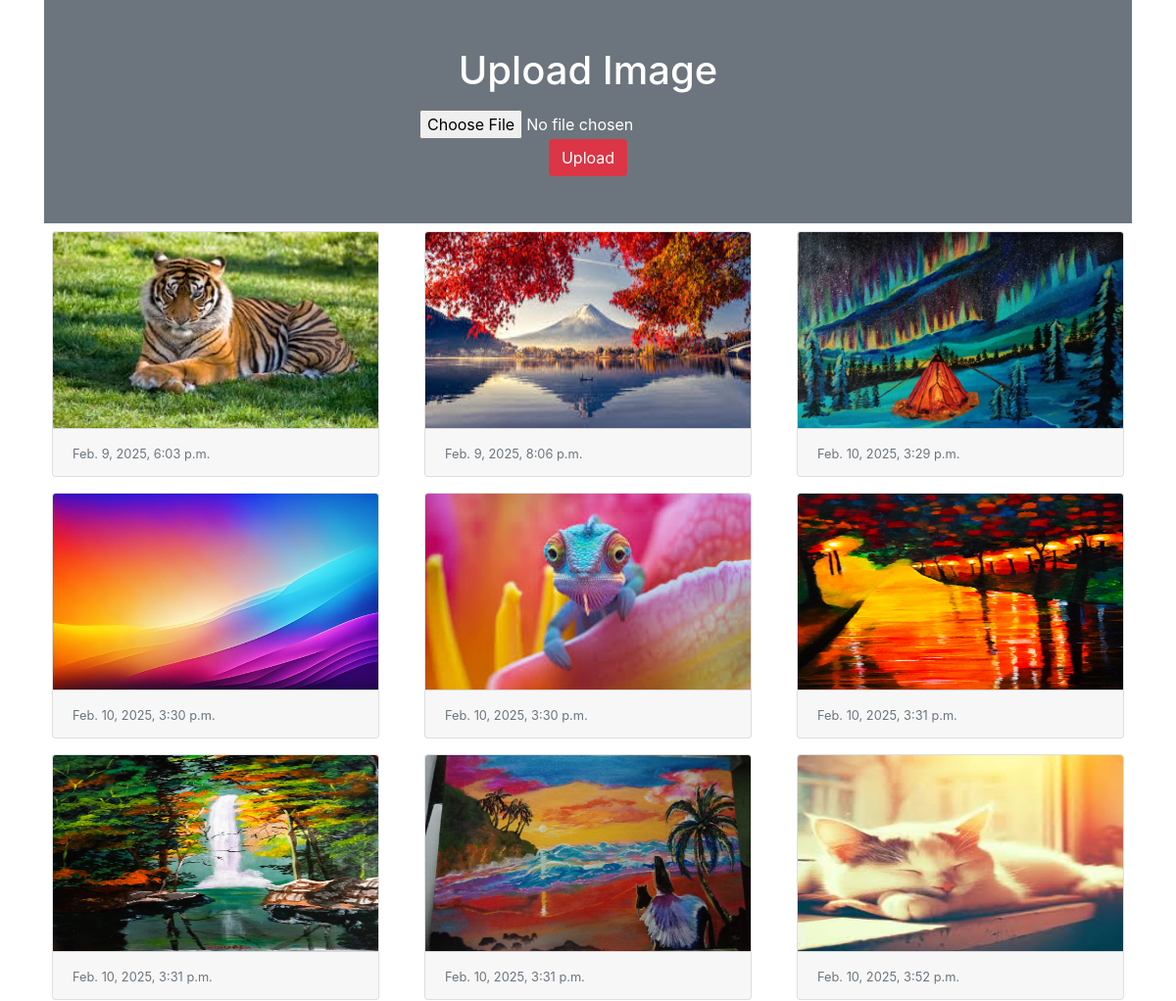
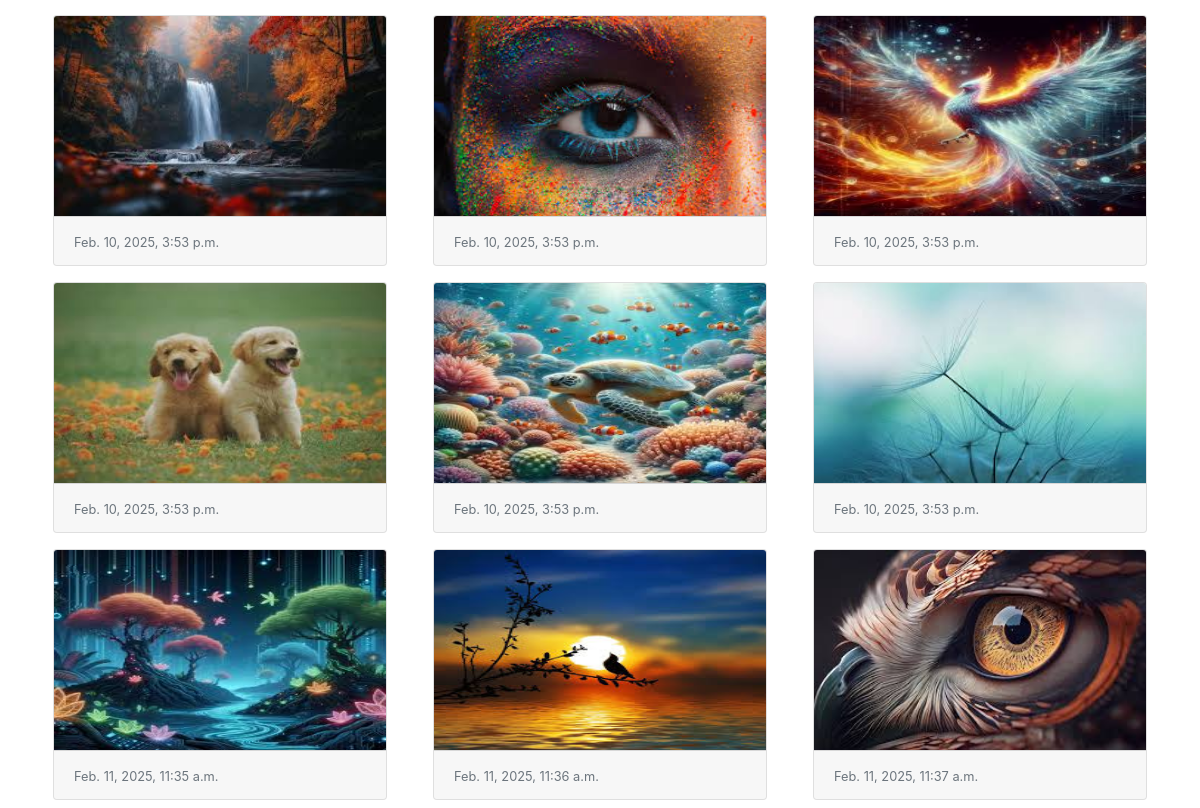
The page /home on the database its author committed (2 pictures, top to bottom).
### myapp/models.py (models this page shows)
class Image(models.Model):
    photo=models.ImageField(upload_to="myimage")
    date=models.DateTimeField(auto_now_add=True)
    class Meta:
        db_table="Image"

### myapp/views.py (the view)
# urls.py: path('home',views.home),
def home(request):
 if request.method == "POST":
  form = ImageForm(request.POST, request.FILES)
  if form.is_valid():
   form.save()
 form = ImageForm()
 img = Image.objects.all()
 return render(request, 'home.html', {'img':img,'form':form})

### myapp/form.py
class ImageForm(forms.ModelForm):
    class Meta:
        model=Image
        fields='__all__'
        labels={'photo':''}

### myapp/templates/home.html (shortened to what this page needs)
<!doctype html>
<html lang="en">
  <head>
    <link rel="stylesheet" href="https://cdn.jsdelivr.net/npm/bootstrap@4.5.3/dist/css/bootstrap.min.css">
  </head>
  <body>
   <div class="container">
    <div class="py-5 text-center bg-secondary text-white">
     <h1 class="mb-3">Upload Image</h1>
     <form action="" method="post" enctype="multipart/form-data">
      {{form}}
      <input type="submit" class="btn btn-danger" value="Upload">
     </form>
    </div>
    <div class="row">
     {% for x in img %}
      <div class="col-sm-4">
       <div class="card m-2">
        <img src="{{x.photo.url}}" alt="" class="card-img-top" height="200px">
        <div class="card-footer">
         <small class="text-muted">{{x.date}}</small>
        </div>
       </div>
      </div>
     {% endfor %}
    </div>
   </div>
  </body>
</html>

### rows shown on the page
Image: photo (picture), date "Feb. 9, 2025, 6:03 p.m."
Image: photo (picture), date "Feb. 9, 2025, 8:06 p.m."
Image: photo (picture), date "Feb. 10, 2025, 3:29 p.m."
Image: photo (picture), date "Feb. 10, 2025, 3:30 p.m."
Image: photo (picture), date "Feb. 10, 2025, 3:30 p.m."
Image: photo (picture), date "Feb. 10, 2025, 3:31 p.m."
Image: photo (picture), date "Feb. 10, 2025, 3:31 p.m."
Image: photo (picture), date "Feb. 10, 2025, 3:31 p.m."
Image: photo (picture), date "Feb. 10, 2025, 3:52 p.m."
Image: photo (picture), date "Feb. 10, 2025, 3:53 p.m."
Image: photo (picture), date "Feb. 10, 2025, 3:53 p.m."
Image: photo (picture), date "Feb. 10, 2025, 3:53 p.m."
Image: photo (picture), date "Feb. 10, 2025, 3:53 p.m."
Image: photo (picture), date "Feb. 10, 2025, 3:53 p.m."
Image: photo (picture), date "Feb. 10, 2025, 3:53 p.m."
Image: photo (picture), date "Feb. 11, 2025, 11:35 a.m."
Image: photo (picture), date "Feb. 11, 2025, 11:36 a.m."
Image: photo (picture), date "Feb. 11, 2025, 11:37 a.m."
